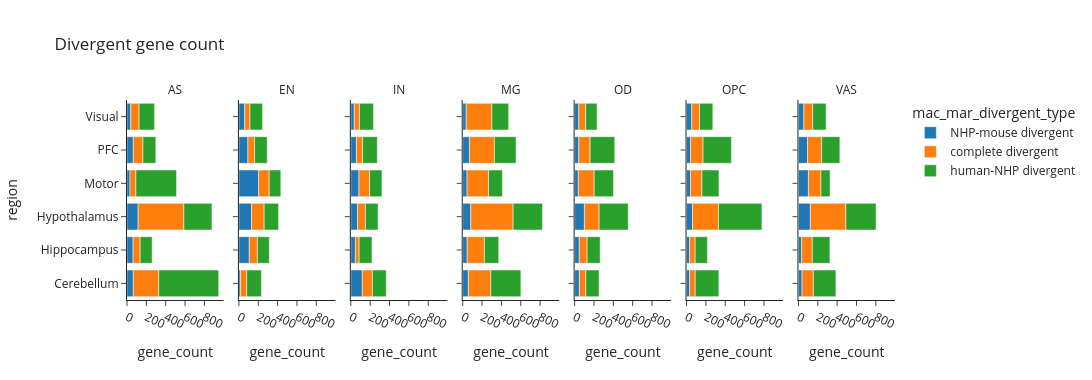

The notebook cell this image was saved under:
### Code cell
asdf_uniq_dc_ratio_ori = asdf_uniq.reset_index().groupby(["region", "mac_mar_divergent_type", "large_type"]).size().reset_index().rename(columns={0:"gene_count"})
with plt.rc_context({"figure.figsize": (2, 2), "figure.dpi": (50)}):
    
    fig = px.bar(asdf_uniq_dc_ratio_ori[asdf_uniq_dc_ratio_ori.large_type.isin(["EN", "IN", "OD", "OPC", "MG", "AS", "VAS"])], 
                 facet_col="large_type", y="region", x="gene_count", color="mac_mar_divergent_type", 
                 title="Divergent gene count", facet_col_wrap=7).update_layout(
        autosize=False,
        width=1400,
        height=380,
    ).for_each_annotation(lambda a: a.update(text=a.text.split("=")[-1])).update_xaxes(tickangle= 25)  

    fig.show()
    fig.write_image("plots/specie_marker.category.divergent.svg")

### Figure 1 — Plotly figure (JSON) as saved in the notebook; plotly's stock layout.template omitted (floating-point values rounded to 4 significant figures)
{"data": [{"hovertemplate": "mac_mar_divergent_type=NHP-mouse divergent<br>large_type=AS<br>gene_count=%{x}<br>region=%{y}<extra></extra>", "legendgroup": "NHP-mouse divergent", "marker": {"color": "#1F77B4", "pattern": {"shape": ""}}, "name": "NHP-mouse divergent", "orientation": "h", "showlegend": true, "textposition": "auto", "type": "bar", "x": [65, 63, 115, 31, 65, 39], "xaxis": "x", "y": ["Cerebellum", "Hippocampus", "Hypothalamus", "Motor", "PFC", "Visual"], "yaxis": "y"}, {"hovertemplate": "mac_mar_divergent_type=NHP-mouse divergent<br>large_type=EN<br>gene_count=%{x}<br>region=%{y}<extra></extra>", "legendgroup": "NHP-mouse divergent", "marker": {"color": "#1F77B4", "pattern": {"shape": ""}}, "name": "NHP-mouse divergent", "orientation": "h", "showlegend": false, "textposition": "auto", "type": "bar", "x": [17, 107, 131, 204, 93, 60], "xaxis": "x2", "y": ["Cerebellum", "Hippocampus", "Hypothalamus", "Motor", "PFC", "Visual"], "yaxis": "y2"}, {"hovertemplate": "mac_mar_divergent_type=NHP-mouse divergent<br>large_type=IN<br>gene_count=%{x}<br>region=%{y}<extra></extra>", "legendgroup": "NHP-mouse divergent", "marker": {"color": "#1F77B4", "pattern": {"shape": ""}}, "name": "NHP-mouse divergent", "orientation": "h", "showlegend": false, "textposition": "auto", "type": "bar", "x": [119, 47, 69, 84, 58, 36], "xaxis": "x3", "y": ["Cerebellum", "Hippocampus", "Hypothalamus", "Motor", "PFC", "Visual"], "yaxis": "y3"}, {"hovertemplate": "mac_mar_divergent_type=NHP-mouse divergent<br>large_type=MG<br>gene_count=%{x}<br>region=%{y}<extra></extra>", "legendgroup": "NHP-mouse divergent", "marker": {"color": "#1F77B4", "pattern": {"shape": ""}}, "name": "NHP-mouse divergent", "orientation": "h", "showlegend": false, "textposition": "auto", "type": "bar", "x": [58, 46, 83, 45, 69, 36], "xaxis": "x4", "y": ["Cerebellum", "Hippocampus", "Hypothalamus", "Motor", "PFC", "Visual"], "yaxis": "y4"}, {"hovertemplate": "mac_mar_divergent_type=NHP-mouse divergent<br>large_type=OD<br>gene_count=%{x}<br>region=%{y}<extra></extra>", "legendgroup": "NHP-mouse divergent", "marker": {"color": "#1F77B4", "pattern": {"shape": ""}}, "name": "NHP-mouse divergent", "orientation": "h", "showlegend": false, "textposition": "auto", "type": "bar", "x": [49, 48, 101, 38, 43, 43], "xaxis": "x5", "y": ["Cerebellum", "Hippocampus", "Hypothalamus", "Motor", "PFC", "Visual"], "yaxis": "y5"}, {"hovertemplate": "mac_mar_divergent_type=NHP-mouse divergent<br>large_type=OPC<br>gene_count=%{x}<br>region=%{y}<extra></extra>", "legendgroup": "NHP-mouse divergent", "marker": {"color": "#1F77B4", "pattern": {"shape": ""}}, "name": "NHP-mouse divergent", "orientation": "h", "showlegend": false, "textposition": "auto", "type": "bar", "x": [32, 32, 62, 41, 42, 54], "xaxis": "x6", "y": ["Cerebellum", "Hippocampus", "Hypothalamus", "Motor", "PFC", "Visual"], "yaxis": "y6"}, {"hovertemplate": "mac_mar_divergent_type=NHP-mouse divergent<br>large_type=VAS<br>gene_count=%{x}<br>region=%{y}<extra></extra>", "legendgroup": "NHP-mouse divergent", "marker": {"color": "#1F77B4", "pattern": {"shape": ""}}, "name": "NHP-mouse divergent", "orientation": "h", "showlegend": false, "textposition": "auto", "type": "bar", "x": [37, 33, 123, 103, 94, 56], "xaxis": "x7", "y": ["Cerebellum", "Hippocampus", "Hypothalamus", "Motor", "PFC", "Visual"], "yaxis": "y7"}, {"hovertemplate": "mac_mar_divergent_type=complete divergent<br>large_type=AS<br>gene_count=%{x}<br>region=%{y}<extra></extra>", "legendgroup": "complete divergent", "marker": {"color": "#FF7F0E", "pattern": {"shape": ""}}, "name": "complete divergent", "orientation": "h", "showlegend": true, "textposition": "auto", "type": "bar", "x": [263, 73, 473, 61, 100, 86], "xaxis": "x", "y": ["Cerebellum", "Hippocampus", "Hypothalamus", "Motor", "PFC", "Visual"], "yaxis": "y"}, {"hovertemplate": "mac_mar_divergent_type=complete divergent<br>large_type=EN<br>gene_count=%{x}<br>region=%{y}<extra></extra>", "legendgroup": "complete divergent", "marker": {"color": "#FF7F0E", "pattern": {"shape": ""}}, "name": "complete divergent", "orientation": "h", "showlegend": false, "textposition": "auto", "type": "bar", "x": [63, 84, 130, 109, 69, 54], "xaxis": "x2", "y": ["Cerebellum", "Hippocampus", "Hypothalamus", "Motor", "PFC", "Visual"], "yaxis": "y2"}, {"hovertemplate": "mac_mar_divergent_type=complete divergent<br>large_type=IN<br>gene_count=%{x}<br>region=%{y}<extra></extra>", "legendgroup": "complete divergent", "marker": {"color": "#FF7F0E", "pattern": {"shape": ""}}, "name": "complete divergent", "orientation": "h", "showlegend": false, "textposition": "auto", "type": "bar", "x": [104, 39, 82, 110, 64, 53], "xaxis": "x3", "y": ["Cerebellum", "Hippocampus", "Hypothalamus", "Motor", "PFC", "Visual"], "yaxis": "y3"}, {"hovertemplate": "mac_mar_divergent_type=complete divergent<br>large_type=MG<br>gene_count=%{x}<br>region=%{y}<extra></extra>", "legendgroup": "complete divergent", "marker": {"color": "#FF7F0E", "pattern": {"shape": ""}}, "name": "complete divergent", "orientation": "h", "showlegend": false, "textposition": "auto", "type": "bar", "x": [232, 178, 438, 222, 258, 265], "xaxis": "x4", "y": ["Cerebellum", "Hippocampus", "Hypothalamus", "Motor", "PFC", "Visual"], "yaxis": "y4"}, {"hovertemplate": "mac_mar_divergent_type=complete divergent<br>large_type=OD<br>gene_count=%{x}<br>region=%{y}<extra></extra>", "legendgroup": "complete divergent", "marker": {"color": "#FF7F0E", "pattern": {"shape": ""}}, "name": "complete divergent", "orientation": "h", "showlegend": false, "textposition": "auto", "type": "bar", "x": [67, 81, 152, 164, 117, 71], "xaxis": "x5", "y": ["Cerebellum", "Hippocampus", "Hypothalamus", "Motor", "PFC", "Visual"], "yaxis": "y5"}, {"hovertemplate": "mac_mar_divergent_type=complete divergent<br>large_type=OPC<br>gene_count=%{x}<br>region=%{y}<extra></extra>", "legendgroup": "complete divergent", "marker": {"color": "#FF7F0E", "pattern": {"shape": ""}}, "name": "complete divergent", "orientation": "h", "showlegend": false, "textposition": "auto", "type": "bar", "x": [58, 57, 268, 118, 129, 80], "xaxis": "x6", "y": ["Cerebellum", "Hippocampus", "Hypothalamus", "Motor", "PFC", "Visual"], "yaxis": "y6"}, {"hovertemplate": "mac_mar_divergent_type=complete divergent<br>large_type=VAS<br>gene_count=%{x}<br>region=%{y}<extra></extra>", "legendgroup": "complete divergent", "marker": {"color": "#FF7F0E", "pattern": {"shape": ""}}, "name": "complete divergent", "orientation": "h", "showlegend": false, "textposition": "auto", "type": "bar", "x": [117, 110, 367, 130, 146, 92], "xaxis": "x7", "y": ["Cerebellum", "Hippocampus", "Hypothalamus", "Motor", "PFC", "Visual"], "yaxis": "y7"}, {"hovertemplate": "mac_mar_divergent_type=human-NHP divergent<br>large_type=AS<br>gene_count=%{x}<br>region=%{y}<extra></extra>", "legendgroup": "human-NHP divergent", "marker": {"color": "#2CA02C", "pattern": {"shape": ""}}, "name": "human-NHP divergent", "orientation": "h", "showlegend": true, "textposition": "auto", "type": "bar", "x": [620, 124, 290, 420, 133, 160], "xaxis": "x", "y": ["Cerebellum", "Hippocampus", "Hypothalamus", "Motor", "PFC", "Visual"], "yaxis": "y"}, {"hovertemplate": "mac_mar_divergent_type=human-NHP divergent<br>large_type=EN<br>gene_count=%{x}<br>region=%{y}<extra></extra>", "legendgroup": "human-NHP divergent", "marker": {"color": "#2CA02C", "pattern": {"shape": ""}}, "name": "human-NHP divergent", "orientation": "h", "showlegend": false, "textposition": "auto", "type": "bar", "x": [153, 123, 149, 120, 131, 130], "xaxis": "x2", "y": ["Cerebellum", "Hippocampus", "Hypothalamus", "Motor", "PFC", "Visual"], "yaxis": "y2"}, {"hovertemplate": "mac_mar_divergent_type=human-NHP divergent<br>large_type=IN<br>gene_count=%{x}<br>region=%{y}<extra></extra>", "legendgroup": "human-NHP divergent", "marker": {"color": "#2CA02C", "pattern": {"shape": ""}}, "name": "human-NHP divergent", "orientation": "h", "showlegend": false, "textposition": "auto", "type": "bar", "x": [143, 133, 131, 128, 152, 146], "xaxis": "x3", "y": ["Cerebellum", "Hippocampus", "Hypothalamus", "Motor", "PFC", "Visual"], "yaxis": "y3"}, {"hovertemplate": "mac_mar_divergent_type=human-NHP divergent<br>large_type=MG<br>gene_count=%{x}<br>region=%{y}<extra></extra>", "legendgroup": "human-NHP divergent", "marker": {"color": "#2CA02C", "pattern": {"shape": ""}}, "name": "human-NHP divergent", "orientation": "h", "showlegend": false, "textposition": "auto", "type": "bar", "x": [311, 148, 303, 143, 224, 174], "xaxis": "x4", "y": ["Cerebellum", "Hippocampus", "Hypothalamus", "Motor", "PFC", "Visual"], "yaxis": "y4"}, {"hovertemplate": "mac_mar_divergent_type=human-NHP divergent<br>large_type=OD<br>gene_count=%{x}<br>region=%{y}<extra></extra>", "legendgroup": "human-NHP divergent", "marker": {"color": "#2CA02C", "pattern": {"shape": ""}}, "name": "human-NHP divergent", "orientation": "h", "showlegend": false, "textposition": "auto", "type": "bar", "x": [137, 135, 301, 200, 255, 118], "xaxis": "x5", "y": ["Cerebellum", "Hippocampus", "Hypothalamus", "Motor", "PFC", "Visual"], "yaxis": "y5"}, {"hovertemplate": "mac_mar_divergent_type=human-NHP divergent<br>large_type=OPC<br>gene_count=%{x}<br>region=%{y}<extra></extra>", "legendgroup": "human-NHP divergent", "marker": {"color": "#2CA02C", "pattern": {"shape": ""}}, "name": "human-NHP divergent", "orientation": "h", "showlegend": false, "textposition": "auto", "type": "bar", "x": [244, 127, 449, 176, 293, 138], "xaxis": "x6", "y": ["Cerebellum", "Hippocampus", "Hypothalamus", "Motor", "PFC", "Visual"], "yaxis": "y6"}, {"hovertemplate": "mac_mar_divergent_type=human-NHP divergent<br>large_type=VAS<br>gene_count=%{x}<br>region=%{y}<extra></extra>", "legendgroup": "human-NHP divergent", "marker": {"color": "#2CA02C", "pattern": {"shape": ""}}, "name": "human-NHP divergent", "orientation": "h", "showlegend": false, "textposition": "auto", "type": "bar", "x": [233, 182, 312, 94, 188, 138], "xaxis": "x7", "y": ["Cerebellum", "Hippocampus", "Hypothalamus", "Motor", "PFC", "Visual"], "yaxis": "y7"}], "layout": {"annotations": [{"font": {}, "showarrow": false, "text": "AS", "x": 0.06286, "xanchor": "center", "xref": "paper", "y": 1, "yanchor": "bottom", "yref": "paper"}, {"font": {}, "showarrow": false, "text": "EN", "x": 0.2086, "xanchor": "center", "xref": "paper", "y": 1, "yanchor": "bottom", "yref": "paper"}, {"font": {}, "showarrow": false, "text": "IN", "x": 0.3543, "xanchor": "center", "xref": "paper", "y": 1, "yanchor": "bottom", "yref": "paper"}, {"font": {}, "showarrow": false, "text": "MG", "x": 0.5, "xanchor": "center", "xref": "paper", "y": 1, "yanchor": "bottom", "yref": "paper"}, {"font": {}, "showarrow": false, "text": "OD", "x": 0.6457, "xanchor": "center", "xref": "paper", "y": 1, "yanchor": "bottom", "yref": "paper"}, {"font": {}, "showarrow": false, "text": "OPC", "x": 0.7914, "xanchor": "center", "xref": "paper", "y": 1, "yanchor": "bottom", "yref": "paper"}, {"font": {}, "showarrow": false, "text": "VAS", "x": 0.9371, "xanchor": "center", "xref": "paper", "y": 1, "yanchor": "bottom", "yref": "paper"}], "autosize": false, "barmode": "relative", "height": 380, "legend": {"title": {"text": "mac_mar_divergent_type"}, "tracegroupgap": 0}, "title": {"text": "Divergent gene count"}, "width": 1400, "xaxis": {"anchor": "y", "domain": [0, 0.1257], "tickangle": 25, "title": {"text": "gene_count"}}, "xaxis2": {"anchor": "y2", "domain": [0.1457, 0.2714], "matches": "x", "tickangle": 25, "title": {"text": "gene_count"}}, "xaxis3": {"anchor": "y3", "domain": [0.2914, 0.4171], "matches": "x", "tickangle": 25, "title": {"text": "gene_count"}}, "xaxis4": {"anchor": "y4", "domain": [0.4371, 0.5629], "matches": "x", "tickangle": 25, "title": {"text": "gene_count"}}, "xaxis5": {"anchor": "y5", "domain": [0.5829, 0.7086], "matches": "x", "tickangle": 25, "title": {"text": "gene_count"}}, "xaxis6": {"anchor": "y6", "domain": [0.7286, 0.8543], "matches": "x", "tickangle": 25, "title": {"text": "gene_count"}}, "xaxis7": {"anchor": "y7", "domain": [0.8743, 1.0], "matches": "x", "tickangle": 25, "title": {"text": "gene_count"}}, "yaxis": {"anchor": "x", "domain": [0, 1], "title": {"text": "region"}}, "yaxis2": {"anchor": "x2", "domain": [0, 1], "matches": "y", "showticklabels": false}, "yaxis3": {"anchor": "x3", "domain": [0, 1], "matches": "y", "showticklabels": false}, "yaxis4": {"anchor": "x4", "domain": [0, 1], "matches": "y", "showticklabels": false}, "yaxis5": {"anchor": "x5", "domain": [0, 1], "matches": "y", "showticklabels": false}, "yaxis6": {"anchor": "x6", "domain": [0, 1], "matches": "y", "showticklabels": false}, "yaxis7": {"anchor": "x7", "domain": [0, 1], "matches": "y", "showticklabels": false}}}
